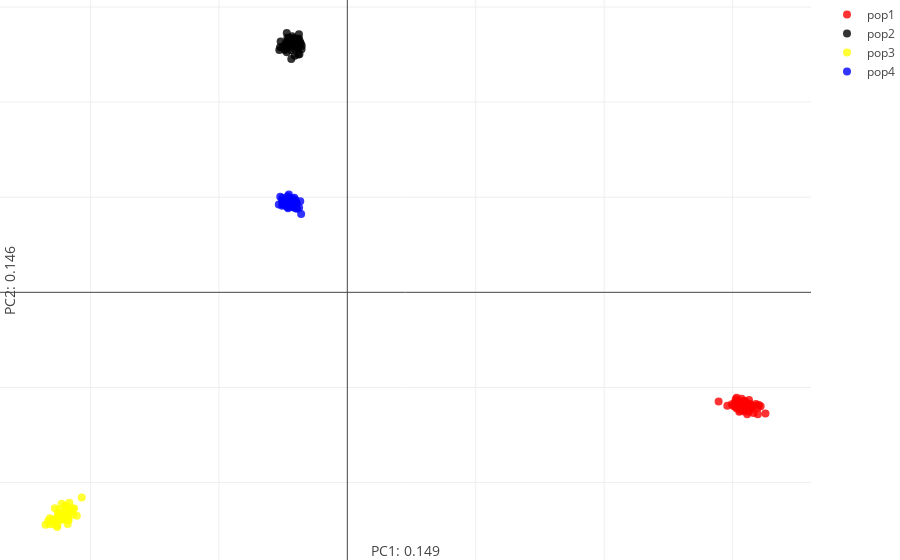

Notebook cell for this chart:
### Code cell
## lets visualize the result now:
colors_pres= ['red','black','yellow','blue']


fig_data= [go.Scatter(
    x= features[[x for x in range(sum(Sizes)) if labels[x] == pop_names[i]],0],
    y= features[[x for x in range(sum(Sizes)) if labels[x] == pop_names[i]],1],
    mode= "markers",
    marker= {
    'color': colors_pres[i],
    'line': {'width': 0},
    'size': 8,
    'symbol': 'circle',
  "opacity": .8
  },
  name= pop_names[i]
) for i in range(N_pops)]


layout = go.Layout(
    margin=dict(
        l=0,
        r=0,
        b=0,
        t=0
    ),
    yaxis=dict(
        title='PC2: {}'.format(round(var_comps[1],3))),
    xaxis=dict(
    title= 'PC1: {}'.format(round(var_comps[0],3)))
)

fig = go.Figure(data=fig_data, layout=layout)
iplot(fig)
